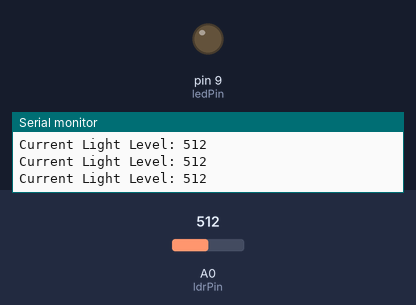
Bench run of a sketch on a simulated Arduino Uno, built with avr-gcc and run on an emulated ATmega328P. Shown: output pins drawn as LEDs (lit = HIGH), the last lines printed to the serial monitor. The test bench sets the inputs (shaded band); at power-on: A0 (ldrPin) = 512.

Above: at 1.2 s.
1.3 s: A0 (ldrPin) set to 408
2.8 s: A0 (ldrPin) set to 385
At 3.3 s:
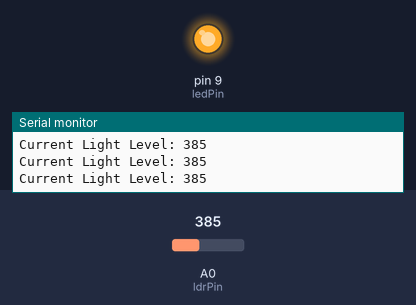
4.3 s: A0 (ldrPin) set to 410
At 4.7 s:
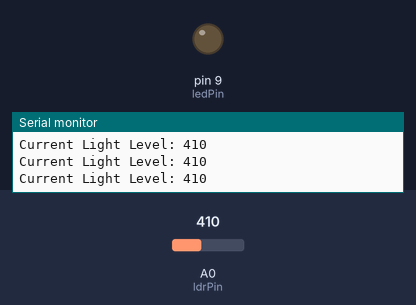
5.8 s: A0 (ldrPin) set to 390
At 7.2 s:
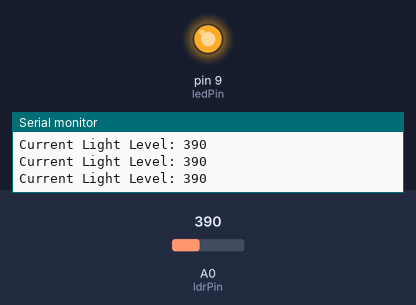
Timing chart, 0 to 8.3 s (numbered marks = the images above; inputs shaded):
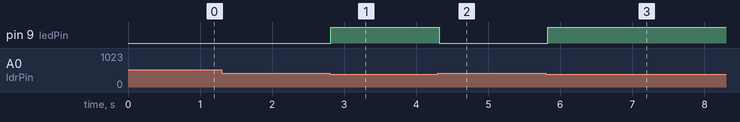

Measured:
- the behaviour switches between 400 and 399 on A0 (ldrPin) (found by bisection; images 0 and 1)
- after the input at 2.8 s, pin 9 (ledPin): LOW → HIGH at once
- after the input at 4.3 s, pin 9 (ledPin): HIGH → LOW at once
- after the input at 5.8 s, pin 9 (ledPin): LOW → HIGH at once

The sketch:

code_v1.ino
```cpp
// Pin Definitions
const int ldrPin = A0;   // LDR connected to analog pin A0
const int ledPin = 9;   // Internal LED or external LED on pin 13

// Threshold: Adjust this based on your room's brightness
// Lower value = needs to be darker to turn on
const int threshold = 400;

void setup() {
  pinMode(ledPin, OUTPUT);
  Serial.begin(9600); // Start serial monitor to see values
}

void loop() {
  int lightLevel = analogRead(ldrPin); // Read the LDR value (0-1023)

  Serial.print("Current Light Level: ");
  Serial.println(lightLevel);

  if (lightLevel < threshold) {
    digitalWrite(ledPin, HIGH); // It's dark! Turn LED on
  } else {
    digitalWrite(ledPin, LOW);  // It's bright! Turn LED off
  }

  delay(100); // Small delay for stability
}
```
